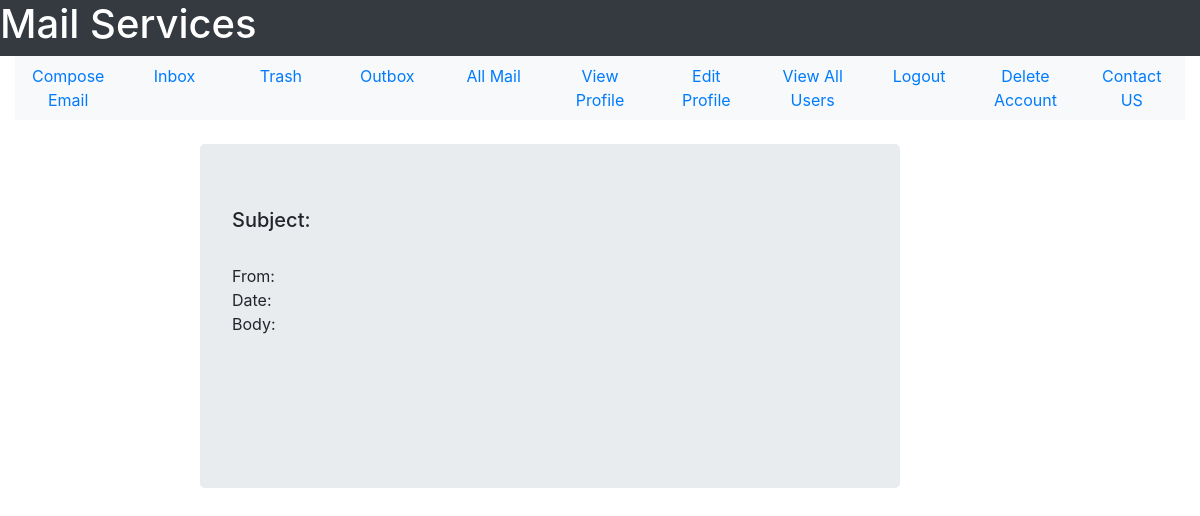
Before: /view-mail/165 with the older database file.
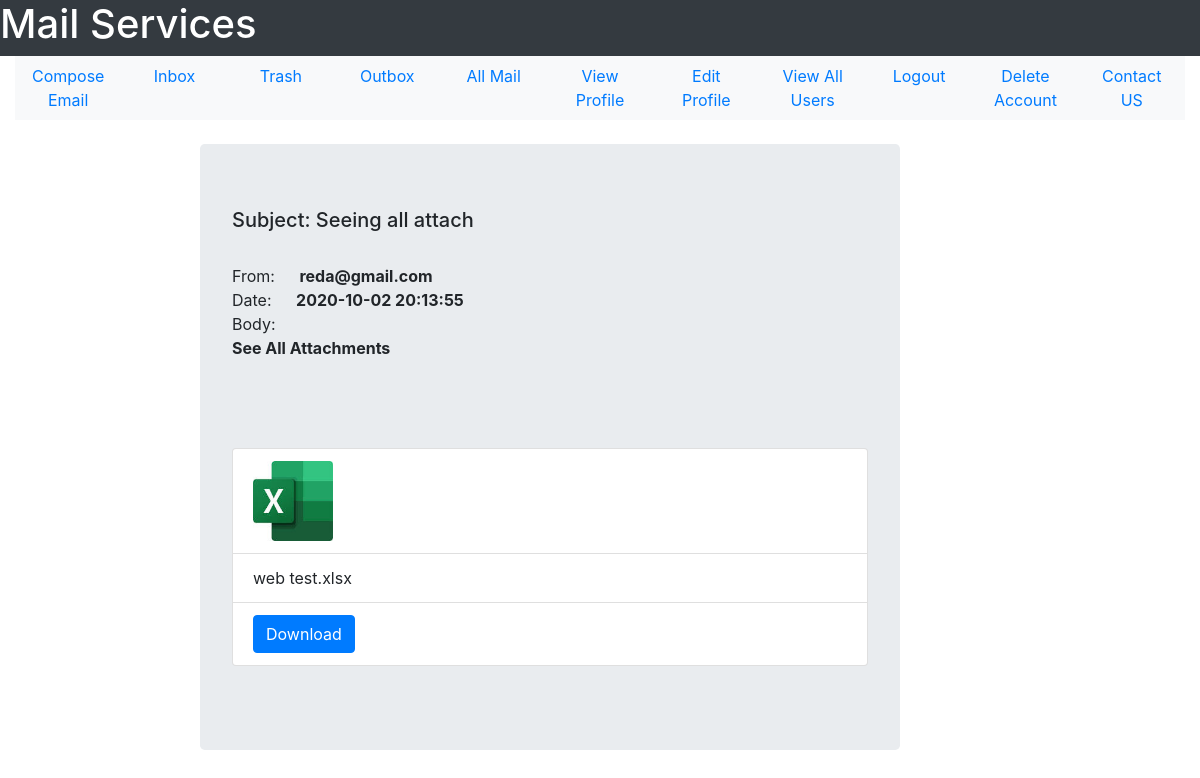
After: the same page with the newer database file.
### tables this page shows
CREATE TABLE mail(mail_id INTEGER PRIMARY KEY, sender_id INTEGER NOT NULL, receiver_id INTEGER NOT NULL, mail_subject TEXT, mail_body TEXT,  mail_date TEXT NOT NULL,mail_seen INTEGER DEFAULT 0 CHECK(mail_seen == 0 OR mail_seen == 1), sender_trashed INTEGER DEFAULT 0 CHECK(sender_trashed == 0 OR sender_trashed == 1), receiver_trashed INTEGER DEFAULT 0 CHECK(receiver_trashed == 0 OR receiver_trashed == 1), multiple_receivers INTEGER DEFAULT 0 CHECK(multiple_receivers == 0 OR multiple_receivers == 1), FOREIGN KEY(sender_id, receiver_id) REFERENCES user(user_id, user_id));

CREATE TABLE user(user_id INTEGER PRIMARY KEY, user_name TEXT NOT NULL, user_email TEXT NOT NULL, user_password TEXT  NOT NULL, user_gender TEXT NOT NULL, user_date_of_birth TEXT NOT NULL, user_city TEXT NOT NULL, user_country TEXT NOT NULL, user_contact INTEGER, user_account_creation_date TEXT NOT NULL, user_active INTEGER DEFAULT 0 CHECK(user_active == 1 OR user_active == 0), UNIQUE(user_email));

CREATE TABLE attachment(attachment_id INTEGER PRIMARY KEY, mail_id INTEGER NOT NULL, attachment_file TEXT NOT NULL,FOREIGN KEY (mail_id) REFERENCES mail(mail_id));

### User/User_Mail/user_mail.py (the view)
@user_mail_bp.route("/view-mail/<mail_id>")
def view_mail(mail_id):
    sqlite_connection = sqlite3.connect('MAIL_DB.db')
    select_mail_query = """SELECT sender_id, mail_subject, mail_body, mail_date FROM mail WHERE mail_id = ?;"""
    mail_record = sqlite_connection.execute(select_mail_query, (mail_id,))
    mail_data = {}
    for data in mail_record:
        mail_data['sender_mail'] = get_user_email(data[0])
        mail_data['mail_subject'] = data[1]
        mail_data['mail_body'] = data[2]
        mail_data['mail_date'] = remove_milli_seconds(data[3])
    if check_attachment_exist(mail_id):
        select_attachment_query = """SELECT attachment_file FROM attachment WHERE mail_id = ?;"""
        attach_record = sqlite_connection.execute(select_attachment_query, (mail_id,))
        attachments = []
        for file in attach_record:
            attachments.append(file[0])
        mail_data['attachments'] = attachments
    update_query = """UPDATE mail SET mail_seen = ? WHERE mail_id = ?;"""
    update_query_data = (1, mail_id)
    sqlite_connection.execute(update_query, update_query_data)
    sqlite_connection.commit()
    sqlite_connection.close()
    return render_template('User_Mail/view_mail.html', mail = mail_data)

### User/User_Mail/user_mail.py (called while the page is built)
def get_user_email(user_id):
    sqlite_connection = sqlite3.connect('MAIL_DB.db')
    select_user_query = """SELECT user_email FROM user WHERE user_id = ?;"""
    select_user_query_data = (user_id,)
    user_record = sqlite_connection.execute(select_user_query, select_user_query_data)
    user_email = ""
    for data in user_record:
        user_email = data[0]
    sqlite_connection.close()
    return user_email

def check_attachment_exist(mail_id):
    sqlite_connection = sqlite3.connect('MAIL_DB.db')
    search_file_query = """SELECT * FROM attachment WHERE mail_id = ?;"""
    search_file_query_data = (mail_id,)
    file_list = sqlite_connection.execute(search_file_query, search_file_query_data).fetchall()
    if len(file_list) == 0:
        sqlite_connection.close()
        return False
    else:
        sqlite_connection.close()
        return True

def remove_milli_seconds(full_date):
    date = datetime.strptime(full_date, '%Y-%m-%d %H:%M:%S.%f')
    return date.strftime('%Y-%m-%d %H:%M:%S')

### User/User_Mail/templates/User_Mail/view_mail.html (shortened to what this page needs)
<!DOCTYPE html>
<html lang = "en">
    <head>
        <link rel="stylesheet" href="https://maxcdn.bootstrapcdn.com/bootstrap/4.5.2/css/bootstrap.min.css">
    </head>
    <body>
        <div class = "container-fluid">
            <div class = "row bg-dark text-white">
                <h1>Mail Services</h1>
            </div>
            <div>
                <ul class = "nav nav-justified bg-light">
                    <li class = 'nav-item'>
                        <a href = "{{url_for('user_mail_bp.compose_email')}}" class = 'nav-link'>Compose Email</a>
                    </li>
                    <li class = 'nav-item'>
                        <a href = "{{url_for('user_mail_bp.see_inbox')}}" class = 'nav-link'>Inbox</a>
                    </li>
                    <li class = 'nav-item'>
                        <a href = "{{url_for('user_mail_bp.trash')}}" class = 'nav-link'>Trash</a>
                    </li>
                    <li class = 'nav-item'>
                        <a href = "{{url_for('user_mail_bp.see_outbox')}}" class = 'nav-link'>Outbox</a>
                    </li>
                    <li class = 'nav-item'>
                        <a href = "{{url_for('user_mail_bp.see_all_mail')}}" class = 'nav-link'>All Mail</a>
                    </li>
                    <li class = 'nav-item'>
                        <a href = "{{url_for('user_profile_bp.view_profile')}}" class = 'nav-link'>View Profile</a>
                    </li>
                    <li class = 'nav-item'>
                        <a href = "{{url_for('user_profile_bp.edit_profile_form')}}" class = 'nav-link'>Edit Profile</a>
                    </li>
                    <li class = 'nav-item'>
                        <a href = "{{url_for('user_profile_bp.view_all_users')}}" class = 'nav-link'>View All Users</a>
                    </li>
                    <li class = 'nav-item'>
                        <a href = "{{url_for('user_profile_bp.logout')}}" class = 'nav-link'>Logout</a>
                    </li>
                    <li class = 'nav-item'>
                        <a href = "{{url_for('user_profile_bp.delete_account')}}" class = 'nav-link'>Delete Account</a>
                    </li>
                    <li class = 'nav-item'>
                        <a href = '#' class = 'nav-link'>Contact US</a>
                    </li>
                </ul>
            </div>
        <div class = "row">
            <div class = "col-2">
            </div>
                <div class = "jumbotron mt-4 mr-6" style = "width: 700px;">
                <h5>Subject: {{mail['mail_subject']}}</h5>
                <br>
                <span>From: </span><strong style = "margin-left: 20px;">{{mail['sender_mail']}}</strong>
                <br>
                <span>Date: </span><strong style = "margin-left: 20px;">{{mail['mail_date']}}</strong>
                <span style = "display: block;">Body:</span>
                <p>
                    <strong>{{mail['mail_body']}}</strong>
                </p>
                <br><br><br>
                    <ul class = "list-group">
                    {%if mail['attachments']:%}
                        {%for file in mail['attachments']%}
                            {%if ".pdf" in file:%}
                            <li class = "list-group-item">
                            <a href = "{{url_for('user_mail_bp.view_file', file_name = file )}}" id = "pdfFile">
                                <img src = "{{url_for('static', filename = 'images/pdf_icon.jpg')}}"
                                 width = '80px' height = '80px'>
                                </a>
                             </li>
                             <li class = "list-group-item">
                                 {{file}}
                             </li>
                             <li class = "list-group-item" style = "margin-bottom: 20px;">
                             <a href = "{{url_for('user_mail_bp.download_file', file_name = file)}}" class = "btn btn-primary">Download</a>
                             </li>
                        {%else%}
                        <li class = "list-group-item">
                            <a href = "#">
                                <img src = "{{url_for('static', filename = 'images/excel_icon.jpg')}}"
                             width = '80px' height = '80px' data-toggle = "modal" data-target = "#myModal"></a>
                             </li>
                             <li class = "list-group-item">
                                {{file}}
                                </li>
                                <li class = "list-group-item" style = "margin-bottom: 20px;">
                                    <a href = "{{url_for('user_mail_bp.download_file', file_name = file)}}" class = "btn btn-primary">Download</a>
                                </li>
                     {%endif%}
                        {%endfor%}
                    {%endif%}
                            </ul>
                </div>
            <div class = "col-3">
            </div>
        </div>
    </body>
</html>

Changed rows visible on the page:
added mail: mail_subject "Seeing all attach", mail_body "See All Attachments"
now on this page (row edited): user: sender_mail "reda@gmail.com"
now on this page (row edited): attachment: attachment_file "web test.xlsx"
Other visible differences:
{{ mail['mail_date'] }}: (not shown) → "2020-10-02 20:13:55"
